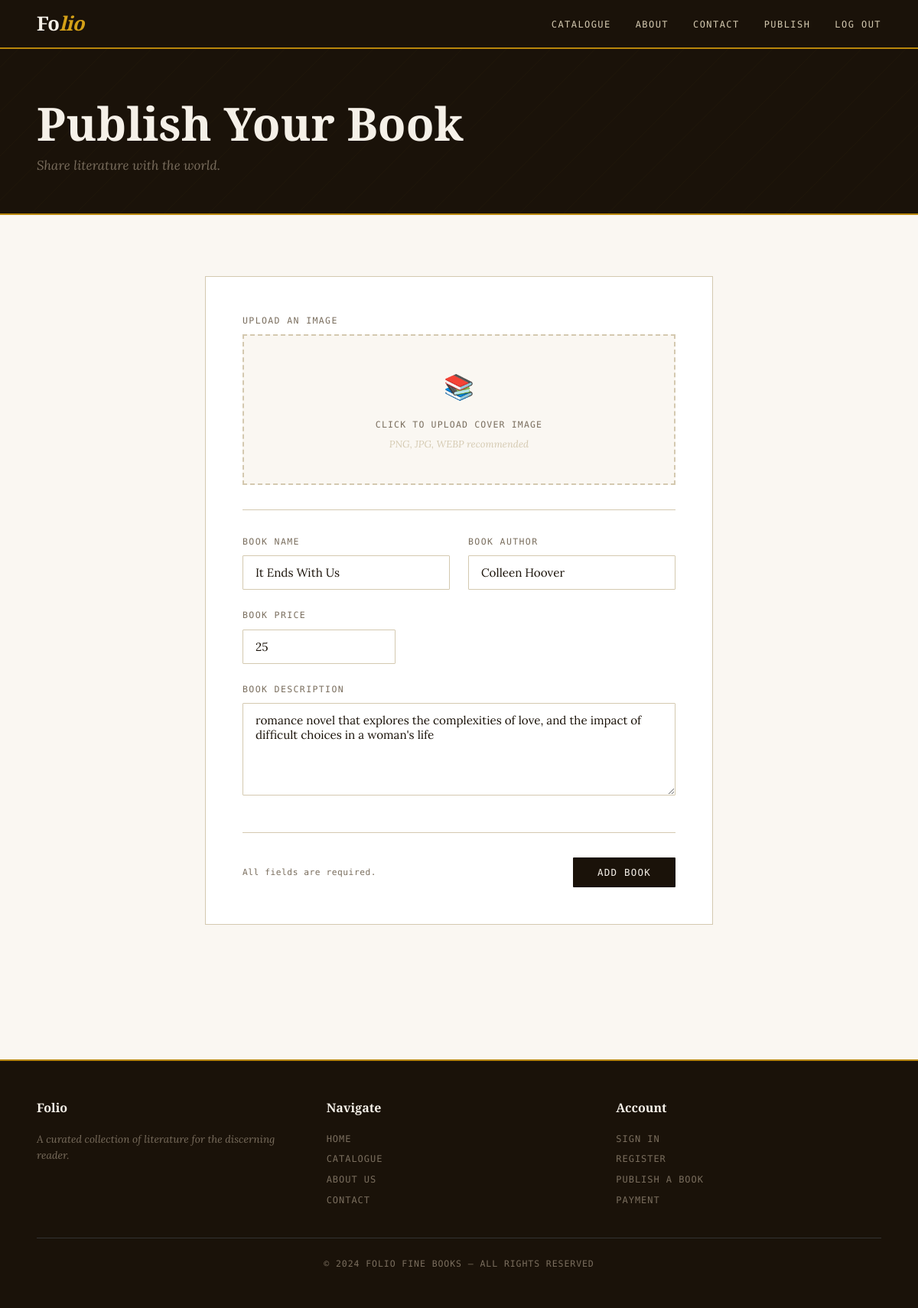
/edit_book/1 (signed in), run on the app's committed database.
### tables this page shows
CREATE TABLE book (
            id INTEGER PRIMARY KEY AUTOINCREMENT,
            image TEXT,
            title TEXT,
            description TEXT,
            price TEXT,
            author TEXT
        );

### routes.py (the view, shortened to what this page needs)
@app.route("/edit_book/<int:book_id>", methods=["GET", "POST"])
@login_required
def edit_book(book_id):
    if current_user.role != "admin":
        return redirect("/")
    book = Book.get(book_id)
    if not book:
        return render_template("404.html")
    form = EditBookForm(title=book.title, description=book.description, price=book.price, author=book.author)
    return render_template("publishpage.html", form=form)

### forms.py
class EditBookForm(FlaskForm):
    image = FileField("Upload an image")
    title = StringField("book name", validators=[DataRequired()])
    description = TextAreaField("book description", validators=[DataRequired()])
    price = StringField("book price", validators=[DataRequired()])
    author = StringField("book author", validators=[DataRequired()])
    submit = SubmitField("Add book")

### extensions.py (called while the page is built)
def get_db():
    conn = sqlite3.connect(DATABASE_PATH)
    conn.row_factory = sqlite3.Row
    conn.execute("PRAGMA foreign_keys = ON")
    return conn

### models.py (called while the page is built)
@login_manager.user_loader
def load_user(user_id):
    return User.get(user_id)

    @staticmethod
    def _from_row(row):
        if row is None:
            return None
        return User(id=row["id"], username=row["username"], password=row["password"],
                    role=row["role"], _hashed=True)

    @staticmethod
    def get(user_id):
        conn = get_db()
        row = conn.execute("SELECT * FROM user WHERE id = ?", (user_id,)).fetchone()
        conn.close()
        return User._from_row(row)

    @staticmethod
    def _from_row(row):
        if row is None:
            return None
        return Book(id=row["id"], image=row["image"], title=row["title"],
                    description=row["description"], price=row["price"], author=row["author"])

    @staticmethod
    def get(book_id):
        conn = get_db()
        row = conn.execute("SELECT * FROM book WHERE id = ?", (book_id,)).fetchone()
        conn.close()
        return Book._from_row(row)

### templates/publishpage.html (shortened to what this page needs)
{% extends "base.html" %}
{% block content %}
<div class="page-header">
    <h1>{% if request.endpoint == 'edit_book' %}Edit Book{% else %}Publish Your Book{% endif %}</h1>
    <p>Share literature with the world.</p>
</div>
<div class="publish-layout">
    <div class="publish-form">
        <form method="POST" enctype="multipart/form-data" novalidate>
            <div class="form-group">
                {{ form.image.label }}
                <div class="upload-area">
                    <span class="upload-icon">📚</span>
                    <p class="upload-text">Click to upload cover image</p>
                    <p class="upload-sub">PNG, JPG, WEBP recommended</p>
                </div>
            </div>
            <div class="form-divider"></div>
            <div class="form-row">
                <div class="form-group">
                    {{ form.title.label }}
                    {{ form.title(placeholder="e.g. The Great Gatsby") }}
                </div>
                <div class="form-group">
                    {{ form.author.label }}
                    {{ form.author(placeholder="e.g. F. Scott Fitzgerald") }}
                </div>
            </div>
            <div class="form-group" style="max-width:200px">
                {{ form.price.label }}
                {{ form.price(placeholder="e.g. 25") }}
            </div>
            <div class="form-group">
                {{ form.description.label }}
                {{ form.description(placeholder="Write a compelling description of your book...", rows=5) }}
            </div>
            <div class="submit-row">
                <span class="submit-note">All fields are required.</span>
                {{ form.submit(class="btn btn-primary") }}
            </div>
        </form>
    </div>
</div>
{% endblock %}

### templates/base.html (style rules this page uses)
*, *::before, *::after { box-sizing: border-box; margin: 0; padding: 0; }
:root { --ink: #1a1209; --parchment: #f5f0e8; --cream: #faf7f2; --gold: #b8860b; --gold-light: #d4a017; --rust: #8b3a1a; --sage: #5a6e5a; --border: #d4c9b0; --muted: #7a6e5e; --ff-display: 'Playfair Display', Georgia, serif; --ff-body: 'Lora', Georgia, serif; --ff-mono: 'DM Mono', monospace; }
html { scroll-behavior: smooth; }
body { font-family: var(--ff-body); background: var(--cream); color: var(--ink); min-height: 100vh; line-height: 1.7; }
.page-header { background: var(--ink); color: var(--parchment); padding: 4rem 3rem 3rem; border-bottom: 2px solid var(--gold); position: relative; overflow: hidden; }
.page-header::before { content: ''; position: absolute; inset: 0; background: repeating-linear-gradient( -45deg, transparent, transparent 40px, rgba(184,134,11,0.03) 40px, rgba(184,134,11,0.03) 41px ); }
.page-header h1 { font-family: var(--ff-display); font-size: clamp(2.5rem, 5vw, 4rem); font-weight: 900; line-height: 1.1; position: relative; }
.page-header p { font-family: var(--ff-body); font-style: italic; color: var(--muted); margin-top: 0.5rem; font-size: 1.05rem; position: relative; }
.btn { display: inline-block; padding: 0.75rem 2rem; font-family: var(--ff-mono); font-size: 0.78rem; font-weight: 400; letter-spacing: 0.1em; text-transform: uppercase; text-decoration: none; cursor: pointer; border: none; transition: all 0.2s; border-radius: 1px; }
.btn-primary { background: var(--ink); color: var(--parchment); }
.form-group { margin-bottom: 1.5rem; }
.form-group label { display: block; font-family: var(--ff-mono); font-size: 0.72rem; font-weight: 400; text-transform: uppercase; letter-spacing: 0.12em; color: var(--muted); margin-bottom: 0.5rem; }
.form-group input, .form-group textarea, .form-group select { width: 100%; padding: 0.75rem 1rem; font-family: var(--ff-body); font-size: 0.95rem; background: white; border: 1.5px solid var(--border); color: var(--ink); outline: none; transition: border-color 0.2s; border-radius: 1px; }
.form-group textarea { resize: vertical; min-height: 120px; }

### templates/publishpage.html (style rules this page uses)
.publish-layout { max-width: 760px; margin: 0 auto; padding: 5rem 3rem; }
.publish-form { background: white; border: 1px solid var(--border); padding: 3rem; }
.form-row { display: grid; grid-template-columns: 1fr 1fr; gap: 1.5rem; }
.upload-area { border: 2px dashed var(--border); padding: 2.5rem; text-align: center; cursor: pointer; transition: border-color 0.2s, background 0.2s; position: relative; background: var(--cream); }
.upload-icon { font-size: 2rem; margin-bottom: 0.75rem; display: block; color: var(--border); }
.upload-text { font-family: var(--ff-mono); font-size: 0.72rem; letter-spacing: 0.1em; text-transform: uppercase; color: var(--muted); }
.upload-sub { font-size: 0.8rem; color: var(--border); margin-top: 0.3rem; font-style: italic; }
.form-divider { height: 1px; background: var(--border); margin: 2rem 0; }
.submit-row { display: flex; align-items: center; justify-content: space-between; margin-top: 2.5rem; padding-top: 2rem; border-top: 1px solid var(--border); }
.submit-note { font-family: var(--ff-mono); font-size: 0.7rem; color: var(--muted); letter-spacing: 0.05em; }

### data on the page
book: title "It Ends With Us", author "Colleen Hoover", price "25", description "romance novel that explores the complexities of love, and the impact of difficult choices in a woman's life"
